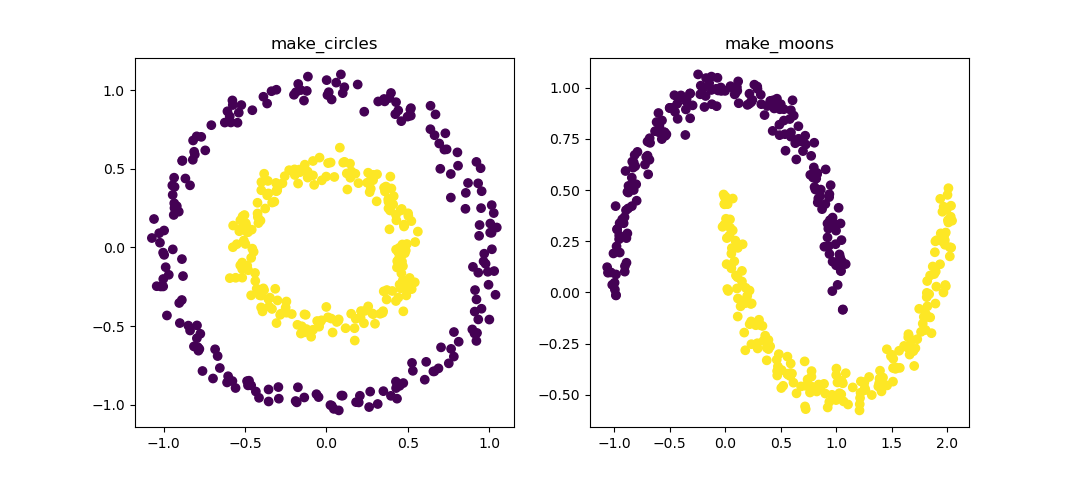

Here is the Python script that generated this plot:
###object1.1:sklearn.datasets.make_circle and sklearn.datasets.make_moons

import sklearn.datasets
import matplotlib.pyplot as plt  
import numpy as np  

fig=plt.figure(1)  
x1,y1=sklearn.datasets.make_circles(n_samples=400,factor=0.5,noise=0.05)
# 生成圆圈形状的二维数据集.factor：里圈和外圈的距离之比；n_samples：总点数

plt.subplot(121)
plt.title('make_circles')
plt.scatter(x1[:,0],x1[:,1],c=y1) #画图

plt.subplot(122)
x1,y1=sklearn.datasets.make_moons(n_samples=400,noise=0.05)
# 生成双月牙形状的二维数据集；n_samples：总点数

plt.title('make_moons')
plt.scatter(x1[:,0],x1[:,1],c=y1) #画图

plt.show() 
